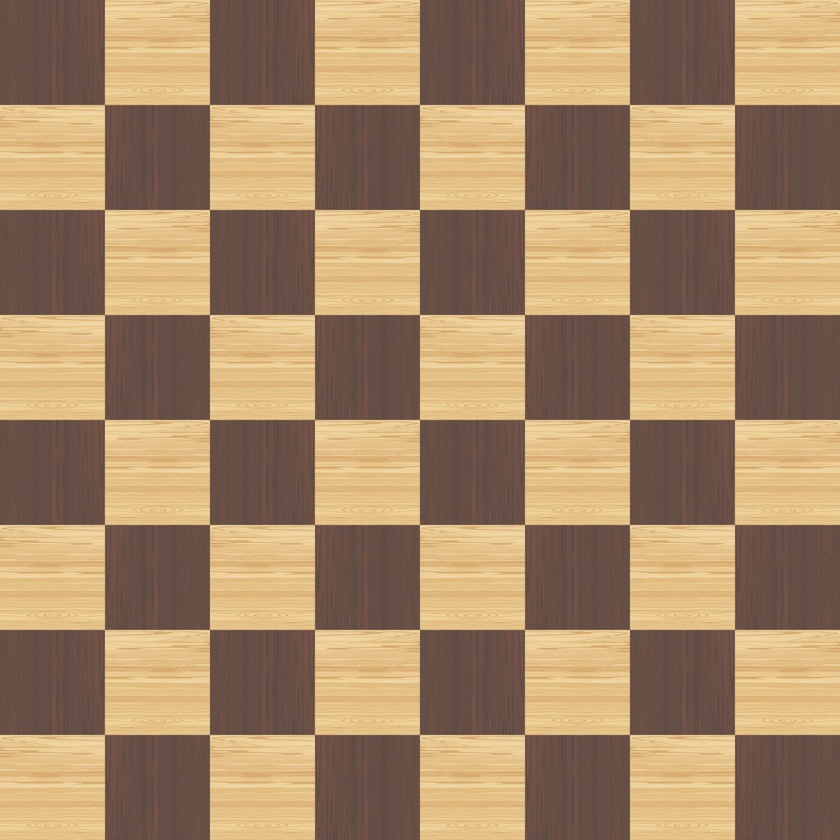
#> input picture Module2/data/images/chest.jpg, 840 x 840 px, shrunk from 2048 x 2048 before the run
$ python box_blur.py
#> lines starting #> are read from the running program, lines starting #| are printed output that depends on the picture
import cv2
import numpy as np
import matplotlib.pyplot as plt


def plot_cv_img(original, filtered):
    """Display original and filtered images side by side"""
    plt.figure(figsize=(10, 4))

    plt.subplot(1, 2, 1)
    plt.title("Original Chest Image")
    plt.imshow(original, cmap="gray")
    plt.axis("off")

    plt.subplot(1, 2, 2)
    plt.title("Box Filtered Image")
    plt.imshow(filtered, cmap="gray")
    plt.axis("off")

    plt.tight_layout()
    plt.show()


def main():
    # -------------------------------------------------
    # 1. Read chest image (grayscale)
    # -------------------------------------------------
    img = cv2.imread("../data/images/chest.jpg", cv2.IMREAD_GRAYSCALE)
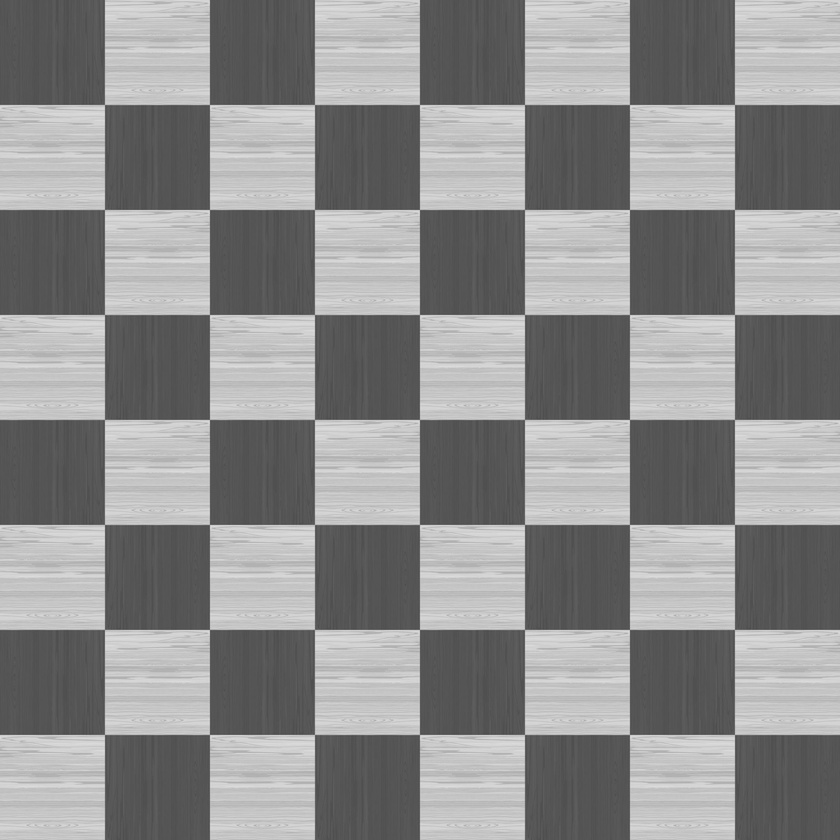
#> img: shape (840, 840); min 73, max 223, mean 141.5

    if img is None:
        raise FileNotFoundError("Chest image not found. Check the file path.")

    # -------------------------------------------------
    # 2. Define a 3x3 box (mean) filter (normalized)
    # -------------------------------------------------
    box_filter = np.ones((5, 5), dtype=np.float32) / 9.0

    # -------------------------------------------------
    # 3. Apply box filter using filter2D
    # -------------------------------------------------
    filtered_img = cv2.filter2D(img, ddepth=-1, kernel=box_filter)
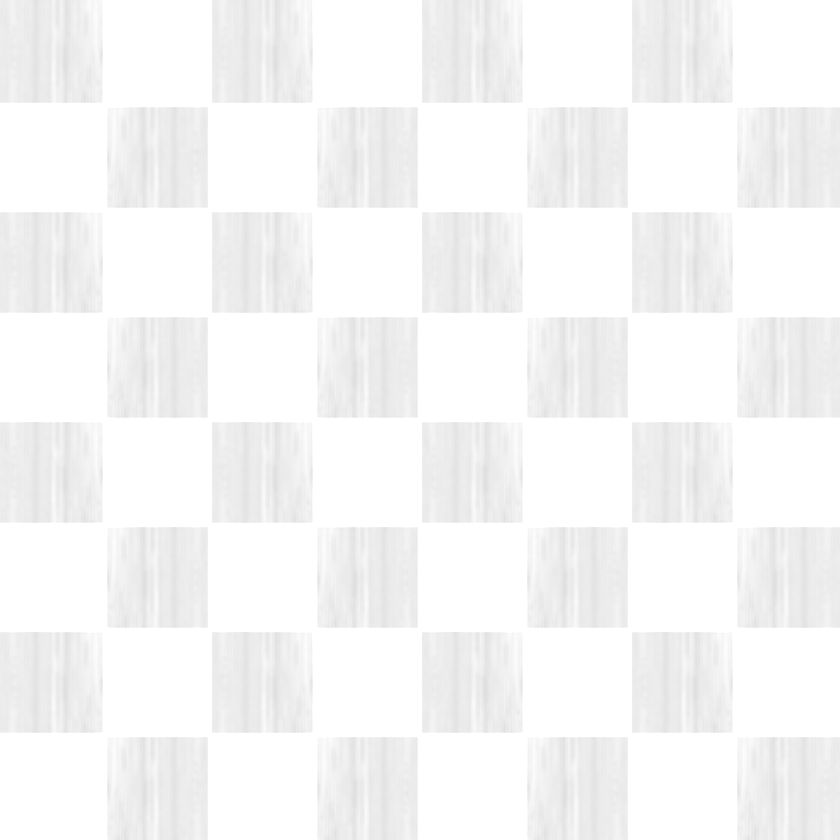
#> filtered_img: shape (840, 840); min 222, max 255, mean 246.5

    # -------------------------------------------------
    # 4. Plot results
    # -------------------------------------------------
    plot_cv_img(img, filtered_img)
#> in plot_cv_img, `plt.show()`:
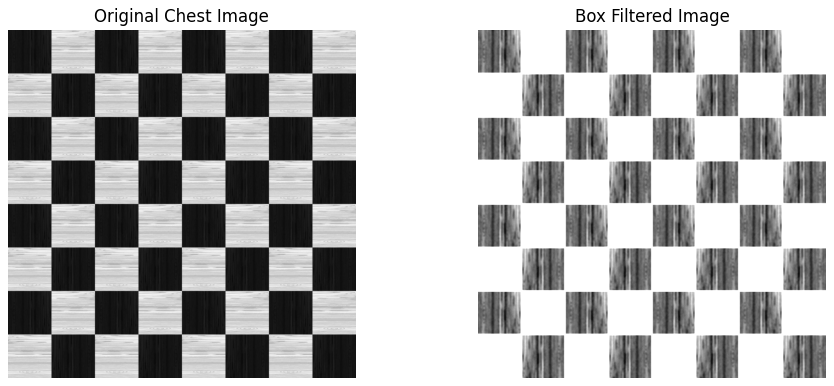
#> figure drawn by matplotlib, 2 panels


if __name__ == "__main__":
    main()
